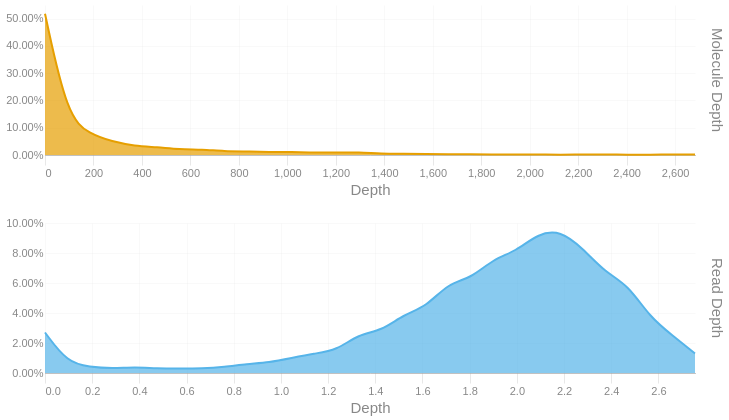

Here is the notebook cell this chart was saved with:
### Code cell
readdep = depth_hist(tb['Read Depth'], q99, 3)
readdep = readdep.with_columns(pl.lit('Read Depth').alias('Metric'))
if not SKIPLR:
    moldep = depth_hist(tb['Molecule Depth'], mol_q99, 1)
    moldep = moldep.with_columns(pl.lit('Molecule Depth').alias('Metric'))
    _hist = pl.concat([readdep, moldep])
    _hist = _hist.filter(pl.col('Proportion') != 0)
    with SafeRender(_hist):
        (
            alt.Chart(_hist)        
            .mark_area(interpolate = "basis")
            .encode(
                x=alt.X('Bin:Q').scale(domainMin=0).axis(alt.Axis(title='Depth')),
                y = alt.Y('Proportion:Q', title = None).axis(format = '.2%'),
                color = alt.Color('Metric:N').legend(None),
                row = alt.Row("Metric:N").header(title = None, labelOrient = 'right'),
                tooltip = [
                    alt.Tooltip("Metric:N", title = "Metric"),
                    alt.Tooltip('Interval:N', title = "Depth Interval"),
                    alt.Tooltip('Proportion:Q', title = "% Alignments").format('.2%')
                ]
            )
            .resolve_scale(x='independent', y='independent')
            .properties(
                height = 150, width = 650,
                usermeta={'embedOptions': {'downloadFileName': f'{samplename}.depth.hist'}}
            )
        ).display()
else:
    readdep = readdep.filter(pl.col('Proportion') != 0)
    with SafeRender(readdep):
        (
            alt.Chart(readdep)        
            .mark_area(interpolate = "basis")
            .encode(
                x=alt.X('Bin:Q').scale(domainMin=0).axis(alt.Axis(title='Depth')),
                y = alt.Y('Proportion:Q', title = None).axis(format = '.2%'),
                tooltip = [
                    alt.Tooltip('Interval:N', title = "Depth Interval"),
                    alt.Tooltip('Proportion:Q', title = "% Alignments").format('.2%')
                ]
            )
            .properties(
                usermeta={'embedOptions': {'downloadFileName': f'{samplename}.depth.hist'}}
            )
        ).display()

### Figure 1 — Vega-Lite specification as saved in the notebook (floating-point values rounded to 4 significant figures)
{"width": 650, "height": 150, "config": {"title": {"anchor": "start", "dy": -15, "fontSize": 18, "color": "#888888", "subtitleColor": "#888888", "subtitleFontSize": 14}, "arc": {"fill": "#0072B2"}, "axis": {"domainColor": "#888888", "domainWidth": 0.5, "gridWidth": 0.2, "grid": false, "titleFontWeight": 400, "titleFontSize": 15, "labelFontSize": 11, "labelColor": "#888888", "tickColor": "#888888", "tickWidth": 0.2, "titleColor": "#888888"}, "axisBand": {"grid": false}, "axisX": {"grid": true, "tickSize": 10, "domainCap": "round"}, "axisY": {"domain": false, "grid": true, "tickSize": 0, "domainCap": "round"}, "background": "transparent", "header": {"labelFontSize": 15, "labelColor": "#888888", "titleFontSize": 15, "titleFontWeight": 600, "titleColor": "#888888"}, "legend": {"labelFont": "sans-serif", "labelFontSize": 12, "labelColor": "#888888", "symbolSize": 100, "symbolType": "circle", "titleFontSize": 12, "titlePadding": 10, "titleColor": "#888888", "title": null}, "range": {"category": ["#E69F00", "#56B4E9", "#009E73", "#F0E442", "#0072B2", "#D55E00", "#CC79A7", "#000000"], "diverging": ["#cfe8f3", "#a2d4ec", "#73bfe2", "#46abdb", "#1696d2", "#12719e"]}, "area": {"fill": "#0072B2", "fillOpacity": 0.7, "line": true, "strokeOpacity": 0.7}, "line": {"color": "#0072B2", "stroke": "#0072B2", "strokeWidth": 2}, "trail": {"color": "#0072B2", "stroke": "#0072B2", "strokeWidth": 0, "size": 1}, "point": {"filled": true, "fillOpacity": 1.0, "size": 95}, "text": {"color": "#888888", "fontSize": 11, "align": "right", "fontWeight": 400, "size": 11}, "bar": {"fill": "#0072B2", "stroke": null}, "view": {"stroke": null, "continuousWidth": 660, "continuousHeight": 400}}, "data": {"name": "data-ec6543c14fff15a8aa840c4d89df222e"}, "mark": {"type": "area", "interpolate": "basis"}, "encoding": {"color": {"field": "Metric", "legend": null, "type": "nominal"}, "row": {"field": "Metric", "header": {"title": null, "labelOrient": "right"}, "type": "nominal"}, "tooltip": [{"field": "Metric", "title": "Metric", "type": "nominal"}, {"field": "Interval", "title": "Depth Interval", "type": "nominal"}, {"field": "Proportion", "format": ".2%", "title": "% Alignments", "type": "quantitative"}], "x": {"axis": {"title": "Depth"}, "field": "Bin", "scale": {"domainMin": 0}, "type": "quantitative"}, "y": {"axis": {"format": ".2%"}, "field": "Proportion", "title": null, "type": "quantitative"}}, "resolve": {"scale": {"x": "independent", "y": "independent"}}, "usermeta": {"embedOptions": {"downloadFileName": "S3_Waccamaw_1711.depth.hist"}}, "$schema": "https://vega.github.io/schema/vega-lite/v6.1.0.json", "datasets": {"data-ec6543c14fff15a8aa840c4d89df222e": [{"Bin": 0.0, "Interval": "0.0-0.095", "Proportion": 0.027, "Metric": "Read Depth"}, {"Bin": 0.095, "Interval": "0.095-0.19", "Proportion": 0.007, "Metric": "Read Depth"}, {"Bin": 0.19, "Interval": "0.19-0.285", "Proportion": 0.004, "Metric": "Read Depth"}, {"Bin": 0.285, "Interval": "0.285-0.38", "Proportion": 0.003, "Metric": "Read Depth"}, {"Bin": 0.38, "Interval": "0.38-0.475", "Proportion": 0.004, "Metric": "Read Depth"}, {"Bin": 0.475, "Interval": "0.475-0.57", "Proportion": 0.003, "Metric": "Read Depth"}, {"Bin": 0.57, "Interval": "0.57-0.665", "Proportion": 0.003, "Metric": "Read Depth"}, {"Bin": 0.665, "Interval": "0.665-0.76", "Proportion": 0.003, "Metric": "Read Depth"}, {"Bin": 0.76, "Interval": "0.76-0.855", "Proportion": 0.004, "Metric": "Read Depth"}, {"Bin": 0.855, "Interval": "0.855-0.95", "Proportion": 0.006, "Metric": "Read Depth"}, {"Bin": 0.95, "Interval": "0.95-1.045", "Proportion": 0.007, "Metric": "Read Depth"}, {"Bin": 1.045, "Interval": "1.045-1.14", "Proportion": 0.01, "Metric": "Read Depth"}, {"Bin": 1.14, "Interval": "1.14-1.235", "Proportion": 0.013, "Metric": "Read Depth"}, {"Bin": 1.235, "Interval": "1.235-1.33", "Proportion": 0.015, "Metric": "Read Depth"}, {"Bin": 1.33, "Interval": "1.33-1.425", "Proportion": 0.026, "Metric": "Read Depth"}, {"Bin": 1.425, "Interval": "1.425-1.52", "Proportion": 0.028, "Metric": "Read Depth"}, {"Bin": 1.52, "Interval": "1.52-1.615", "Proportion": 0.039, "Metric": "Read Depth"}, {"Bin": 1.615, "Interval": "1.615-1.71", "Proportion": 0.044, "Metric": "Read Depth"}, {"Bin": 1.71, "Interval": "1.71-1.805", "Proportion": 0.06, "Metric": "Read Depth"}, {"Bin": 1.805, "Interval": "1.805-1.9", "Proportion": 0.063, "Metric": "Read Depth"}, {"Bin": 1.9, "Interval": "1.9-1.995", "Proportion": 0.076, "Metric": "Read Depth"}, {"Bin": 1.995, "Interval": "1.995-2.09", "Proportion": 0.081, "Metric": "Read Depth"}, {"Bin": 2.09, "Interval": "2.09-2.185", "Proportion": 0.093, "Metric": "Read Depth"}, {"Bin": 2.185, "Interval": "2.185-2.28", "Proportion": 0.095, "Metric": "Read Depth"}, {"Bin": 2.28, "Interval": "2.28-2.375", "Proportion": 0.083, "Metric": "Read Depth"}, {"Bin": 2.375, "Interval": "2.375-2.47", "Proportion": 0.067, "Metric": "Read Depth"}, {"Bin": 2.47, "Interval": "2.47-2.565", "Proportion": 0.059, "Metric": "Read Depth"}, {"Bin": 2.565, "Interval": "2.565-2.66", "Proportion": 0.037, "Metric": "Read Depth"}, {"Bin": 2.66, "Interval": "2.66-2.755", "Proportion": 0.025, "Metric": "Read Depth"}, {"Bin": 2.755, "Interval": "2.755-2.85", "Proportion": 0.013, "Metric": "Read Depth"}, {"Bin": 0.0, "Interval": "0.0-92.5", "Proportion": 0.518, "Metric": "Molecule Depth"}, {"Bin": 92.5, "Interval": "92.5-185.0", "Proportion": 0.139, "Metric": "Molecule Depth"}, {"Bin": 185.0, "Interval": "185.0-277.5", "Proportion": 0.077, "Metric": "Molecule Depth"}, {"Bin": 277.5, "Interval": "277.5-369.9", "Proportion": 0.049, "Metric": "Molecule Depth"}, {"Bin": 369.9, "Interval": "369.9-462.4", "Proportion": 0.033, "Metric": "Molecule Depth"}, {"Bin": 462.4, "Interval": "462.4-554.9", "Proportion": 0.029, "Metric": "Molecule Depth"}, {"Bin": 554.9, "Interval": "554.9-647.4", "Proportion": 0.021, "Metric": "Molecule Depth"}, {"Bin": 647.4, "Interval": "647.4-739.9", "Proportion": 0.02, "Metric": "Molecule Depth"}, {"Bin": 739.9, "Interval": "739.9-832.4", "Proportion": 0.014, "Metric": "Molecule Depth"}, {"Bin": 832.4, "Interval": "832.4-924.9", "Proportion": 0.013, "Metric": "Molecule Depth"}, {"Bin": 924.9, "Interval": "924.9-1017.3", "Proportion": 0.011, "Metric": "Molecule Depth"}, {"Bin": 1017.0, "Interval": "1017.3-1109.8", "Proportion": 0.011, "Metric": "Molecule Depth"}, {"Bin": 1110.0, "Interval": "1109.8-1202.3", "Proportion": 0.009, "Metric": "Molecule Depth"}, {"Bin": 1202.0, "Interval": "1202.3-1294.8", "Proportion": 0.009, "Metric": "Molecule Depth"}, {"Bin": 1295.0, "Interval": "1294.8-1387.3", "Proportion": 0.01, "Metric": "Molecule Depth"}, {"Bin": 1387.0, "Interval": "1387.3-1479.8", "Proportion": 0.005, "Metric": "Molecule Depth"}, {"Bin": 1480.0, "Interval": "1479.8-1572.3", "Proportion": 0.005, "Metric": "Molecule Depth"}, {"Bin": 1572.0, "Interval": "1572.3-1664.8", "Proportion": 0.004, "Metric": "Molecule Depth"}, {"Bin": 1665.0, "Interval": "1664.8-1757.2", "Proportion": 0.003, "Metric": "Molecule Depth"}, {"Bin": 1757.0, "Interval": "1757.2-1849.7", "Proportion": 0.003, "Metric": "Molecule Depth"}, {"Bin": 1850.0, "Interval": "1849.7-1942.2", "Proportion": 0.002, "Metric": "Molecule Depth"}, {"Bin": 1942.0, "Interval": "1942.2-2034.7", "Proportion": 0.002, "Metric": "Molecule Depth"}, {"Bin": 2035.0, "Interval": "2034.7-2127.2", "Proportion": 0.002, "Metric": "Molecule Depth"}, {"Bin": 2127.0, "Interval": "2127.2-2219.7", "Proportion": 0.001, "Metric": "Molecule Depth"}, {"Bin": 2220.0, "Interval": "2219.7-2312.2", "Proportion": 0.002, "Metric": "Molecule Depth"}, {"Bin": 2312.0, "Interval": "2312.2-2404.6", "Proportion": 0.002, "Metric": "Molecule Depth"}, {"Bin": 2405.0, "Interval": "2404.6-2497.1", "Proportion": 0.001, "Metric": "Molecule Depth"}, {"Bin": 2497.0, "Interval": "2497.1-2589.6", "Proportion": 0.001, "Metric": "Molecule Depth"}, {"Bin": 2590.0, "Interval": "2589.6-2682.1", "Proportion": 0.002, "Metric": "Molecule Depth"}, {"Bin": 2682.0, "Interval": "2682.1-2774.59", "Proportion": 0.002, "Metric": "Molecule Depth"}]}}
